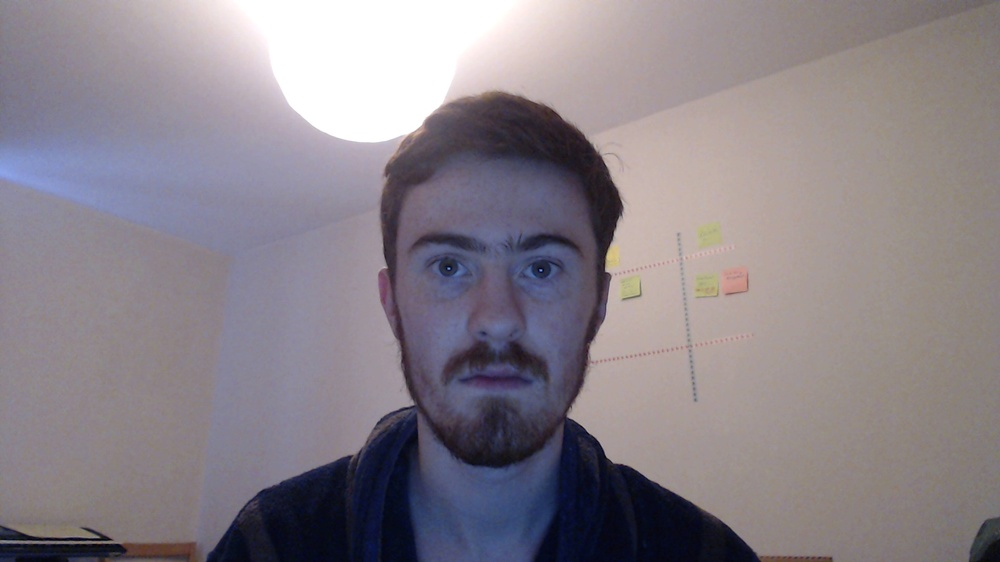
#> input picture Pi FYP/training-data/s2/Picture1.jpg, 1000 x 562 px, shrunk from 1920 x 1080 before the run
$ python training.py
#> lines starting #> are read from the running program, lines starting #| are printed output that depends on the picture
'''
	This code is used to train a number of images so that it can be used in facial recognition.
	The trained model is written to disk. The images are labeled with a number that correlates
	to the user so that they can be identified. Training uses the LBPH face recognizer to generate
	a model.
'''
import cv2
import os
import numpy as np

# Detect faces using lbp cascade
def predict_detect(img):
	gray = cv2.cvtColor(img, cv2.COLOR_BGR2GRAY)
	face_cascade = cv2.CascadeClassifier('C:\opencv\sources\data\lbpcascades\lbpcascade_frontalface.xml')
	faces = face_cascade.detectMultiScale(gray, scaleFactor = 1.2, minNeighbors = 15)

	if (len(faces) == 0):
		return None, None

	(x, y, w, h) = faces[0]
	return gray[y:y+w, x:x+h], faces[0]

# Train
def prepare_training_data(data_folder_path):
#> called with data_folder_path = 'training-data'
	dirs = os.listdir(data_folder_path)
	faces = []
	labels = []

	for dir_name in dirs:
		if not dir_name.startswith("s"):
			continue;

		label = int(dir_name.replace("s", ""))
		subject_dir_path = data_folder_path + "/" + dir_name
		subject_img_names = os.listdir(subject_dir_path)

		for img_name in subject_img_names:
			if img_name.startswith("."):
				continue;

			img_path = subject_dir_path + "/" + img_name
			print (img_path)
			img = cv2.imread(img_path)
#> img is the input picture: shape (562, 1000, 3); mean B, G, R 137.4, 130.2, 137.7

			face, box = predict_detect(img)
#> in predict_detect, `gray = cv2.cvtColor(img, cv2.COLOR_BGR2GRAY)`:
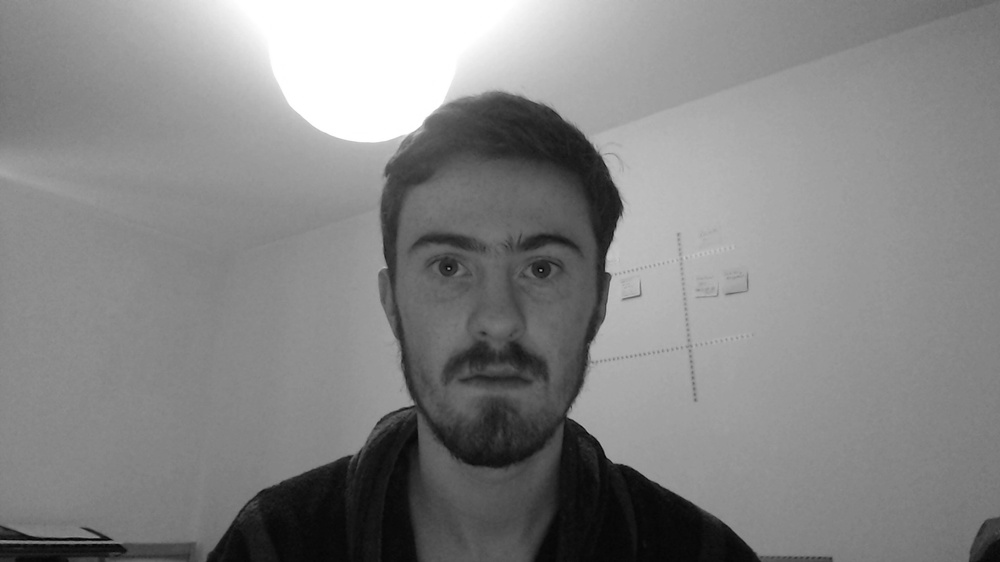
#> gray: shape (562, 1000); min 1, max 255, mean 133.3

			if face is not None:
				faces.append(face)
				labels.append(label)

	return faces, labels

# Train on pre-loaded images
print ("Training...")
#> (the run stopped early here; a loop or call above may not have finished)
